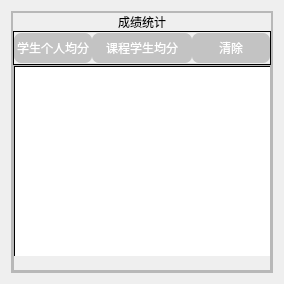
             <widget class="QWidget" name="page_stats">
              <layout class="QVBoxLayout" name="verticalLayout_65">
               <item>
                <widget class="QFrame" name="frame_31">
                 <property name="frameShape">
                  <enum>QFrame::StyledPanel</enum>
                 </property>
                 <property name="frameShadow">
                  <enum>QFrame::Raised</enum>
                 </property>
                 <layout class="QVBoxLayout" name="verticalLayout_77">
                  <property name="spacing">
                   <number>0</number>
                  </property>
                  <property name="leftMargin">
                   <number>0</number>
                  </property>
                  <property name="topMargin">
                   <number>0</number>
                  </property>
                  <property name="rightMargin">
                   <number>0</number>
                  </property>
                  <property name="bottomMargin">
                   <number>0</number>
                  </property>
                  <item>
                   <widget class="QFrame" name="frame_86">
                    <property name="frameShape">
                     <enum>QFrame::StyledPanel</enum>
                    </property>
                    <property name="frameShadow">
                     <enum>QFrame::Raised</enum>
                    </property>
                    <layout class="QVBoxLayout" name="verticalLayout_63">
                     <property name="spacing">
                      <number>0</number>
                     </property>
                     <property name="leftMargin">
                      <number>0</number>
                     </property>
                     <property name="topMargin">
                      <number>0</number>
                     </property>
                     <property name="rightMargin">
                      <number>0</number>
                     </property>
                     <property name="bottomMargin">
                      <number>0</number>
                     </property>
                     <item alignment="Qt::AlignHCenter">
                      <widget class="QLabel" name="label_105">
                       <property name="styleSheet">
                        <string notr="true">font: 10pt &quot;Adobe 黑体 Std R&quot;;</string>
                       </property>
                       <property name="text">
                        <string>成绩统计</string>
                       </property>
                      </widget>
                     </item>
                     <item>
                      <widget class="QFrame" name="frame_87">
                       <property name="sizePolicy">
                        <sizepolicy hsizetype="Preferred" vsizetype="Expanding">
                         <horstretch>0</horstretch>
                         <verstretch>2</verstretch>
                        </sizepolicy>
                       </property>
                       <property name="styleSheet">
                        <string notr="true">QPushButton{
	background-color: rgb(195, 195, 195);
	color: rgb(255, 255, 255);
	border-radius:7px;
}

QPushButton:pressed{
	padding-left:2px;
	padding-top:2px
}

QPushButton:hover{
	color: rgb(166, 168, 255);
}

#frame_87{
border:1px solid;
}</string>
                       </property>
                       <property name="frameShape">
                        <enum>QFrame::StyledPanel</enum>
                       </property>
                       <property name="frameShadow">
                        <enum>QFrame::Raised</enum>
                       </property>
                       <layout class="QHBoxLayout" name="horizontalLayout_51">
                        <property name="spacing">
                         <number>0</number>
                        </property>
                        <property name="leftMargin">
                         <number>0</number>
                        </property>
                        <property name="topMargin">
                         <number>0</number>
                        </property>
                        <property name="rightMargin">
                         <number>0</number>
                        </property>
                        <property name="bottomMargin">
                         <number>0</number>
                        </property>
                        <item>
                         <widget class="QPushButton" name="pushButton_stat_stu_avg">
                          <property name="minimumSize">
                           <size>
                            <width>50</width>
                            <height>30</height>
                           </size>
                          </property>
                          <property name="maximumSize">
                           <size>
                            <width>150</width>
                            <height>16777215</height>
                           </size>
                          </property>
                          <property name="text">
                           <string>学生个人均分</string>
                          </property>
                         </widget>
                        </item>
                        <item>
                         <widget class="QPushButton" name="pushButton_stat_course_avg">
                          <property name="minimumSize">
                           <size>
                            <width>100</width>
                            <height>30</height>
                           </size>
                          </property>
                          <property name="maximumSize">
                           <size>
                            <width>150</width>
                            <height>16777215</height>
                           </size>
                          </property>
                          <property name="text">
                           <string>课程学生均分</string>
                          </property>
                         </widget>
                        </item>
                        <item>
                         <widget class="QPushButton" name="pushButton_stat_clear">
                          <property name="minimumSize">
                           <size>
                            <width>55</width>
                            <height>30</height>
                           </size>
                          </property>
                          <property name="maximumSize">
                           <size>
                            <width>150</width>
                            <height>16777215</height>
                           </size>
                          </property>
                          <property name="text">
                           <string>清除</string>
                          </property>
                         </widget>
                        </item>
                       </layout>
                      </widget>
                     </item>
                     <item>
                      <widget class="QFrame" name="frame_88">
                       <property name="sizePolicy">
                        <sizepolicy hsizetype="Preferred" vsizetype="Expanding">
                         <horstretch>0</horstretch>
                         <verstretch>12</verstretch>
                        </sizepolicy>
                       </property>
                       <property name="frameShape">
                        <enum>QFrame::StyledPanel</enum>
                       </property>
                       <property name="frameShadow">
                        <enum>QFrame::Raised</enum>
                       </property>
                       <layout class="QVBoxLayout" name="verticalLayout_64">
                        <property name="spacing">
                         <number>0</number>
                        </property>
                        <property name="leftMargin">
                         <number>0</number>
                        </property>
                        <property name="topMargin">
                         <number>0</number>
                        </property>
                        <property name="rightMargin">
                         <number>0</number>
                        </property>
                        <property name="bottomMargin">
                         <number>0</number>
                        </property>
                        <item>
                         <widget class="QTableView" name="tableView_stats">
                          <property name="styleSheet">
                           <string notr="true">QTableView{
	border:none;
	border-left: 1px solid;
	border-top: 1px solid;
}
QTableView::item {
    border: none;
    border-right: none;
    border-bottom: none;
}
</string>
                          </property>
                          <attribute name="verticalHeaderVisible">
                           <bool>false</bool>
                          </attribute>
                         </widget>
                        </item>
                        <item>
                         <widget class="QLabel" name="label_109">
                          <property name="text">
                           <string/>
                          </property>
                         </widget>
                        </item>
                       </layout>
                      </widget>
                     </item>
                    </layout>
                   </widget>
                  </item>
                 </layout>
                </widget>
               </item>
              </layout>
             </widget>
